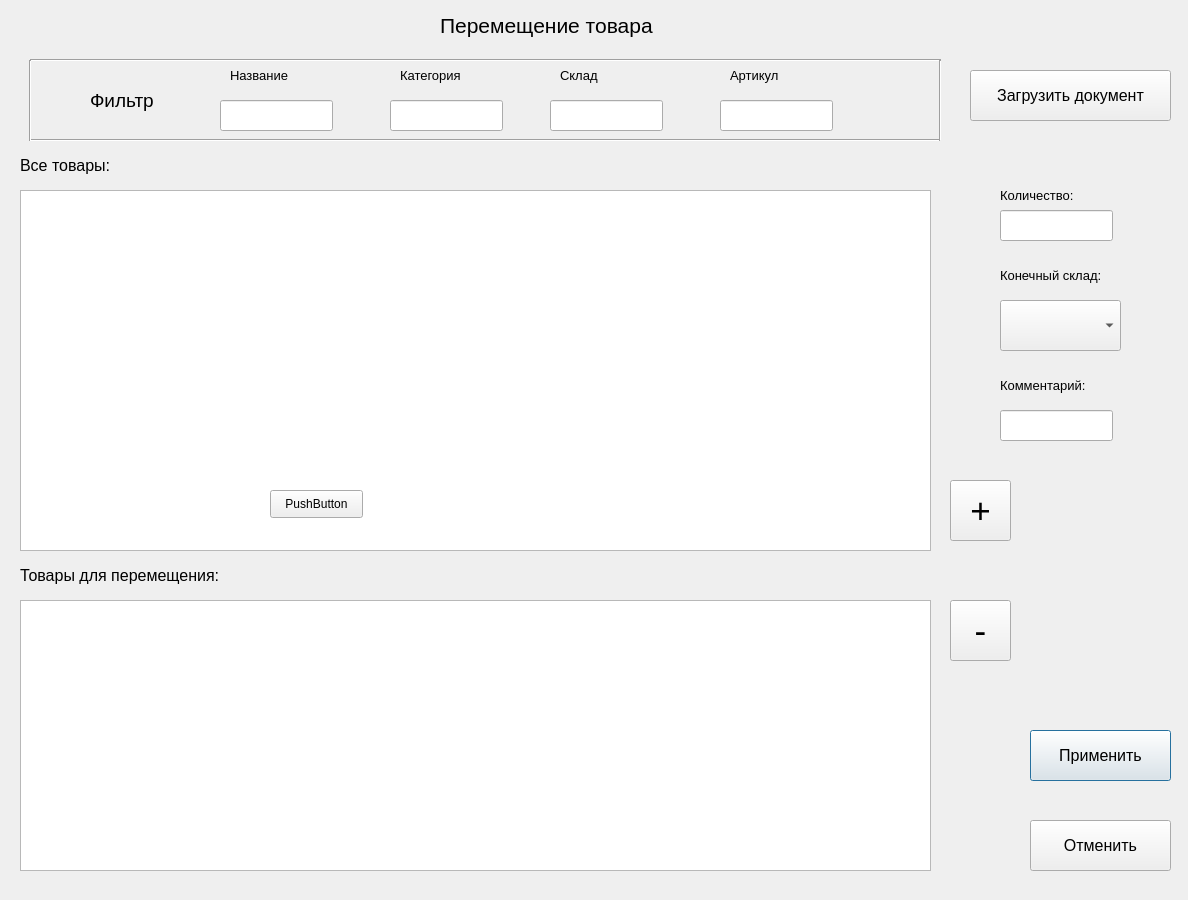
<?xml version="1.0" encoding="UTF-8"?>
<ui version="4.0">
 <class>Dialog</class>
 <widget class="QDialog" name="Dialog">
  <property name="geometry">
   <rect>
    <x>0</x>
    <y>0</y>
    <width>1188</width>
    <height>900</height>
   </rect>
  </property>
  <property name="windowTitle">
   <string>Dialog</string>
  </property>
  <widget class="QLabel" name="label">
   <property name="geometry">
    <rect>
     <x>440</x>
     <y>0</y>
     <width>281</width>
     <height>51</height>
    </rect>
   </property>
   <property name="font">
    <font>
     <pointsize>16</pointsize>
    </font>
   </property>
   <property name="text">
    <string>Перемещение товара</string>
   </property>
  </widget>
  <widget class="QTableWidget" name="tableWidget">
   <property name="geometry">
    <rect>
     <x>20</x>
     <y>190</y>
     <width>911</width>
     <height>361</height>
    </rect>
   </property>
  </widget>
  <widget class="QTableWidget" name="tableWidget_2">
   <property name="geometry">
    <rect>
     <x>20</x>
     <y>600</y>
     <width>911</width>
     <height>271</height>
    </rect>
   </property>
  </widget>
  <widget class="QLabel" name="label_2">
   <property name="geometry">
    <rect>
     <x>20</x>
     <y>150</y>
     <width>131</width>
     <height>31</height>
    </rect>
   </property>
   <property name="font">
    <font>
     <pointsize>12</pointsize>
    </font>
   </property>
   <property name="text">
    <string>Все товары:</string>
   </property>
  </widget>
  <widget class="QLabel" name="label_3">
   <property name="geometry">
    <rect>
     <x>20</x>
     <y>560</y>
     <width>251</width>
     <height>31</height>
    </rect>
   </property>
   <property name="font">
    <font>
     <pointsize>12</pointsize>
    </font>
   </property>
   <property name="text">
    <string>Товары для перемещения:</string>
   </property>
  </widget>
  <widget class="QLabel" name="label_6">
   <property name="geometry">
    <rect>
     <x>1000</x>
     <y>180</y>
     <width>101</width>
     <height>31</height>
    </rect>
   </property>
   <property name="font">
    <font>
     <pointsize>10</pointsize>
    </font>
   </property>
   <property name="text">
    <string>Количество:</string>
   </property>
  </widget>
  <widget class="QLineEdit" name="lineEdit_2">
   <property name="geometry">
    <rect>
     <x>1000</x>
     <y>210</y>
     <width>113</width>
     <height>31</height>
    </rect>
   </property>
   <property name="font">
    <font>
     <pointsize>12</pointsize>
    </font>
   </property>
  </widget>
  <widget class="QPushButton" name="pushButton">
   <property name="geometry">
    <rect>
     <x>1030</x>
     <y>730</y>
     <width>141</width>
     <height>51</height>
    </rect>
   </property>
   <property name="font">
    <font>
     <pointsize>12</pointsize>
    </font>
   </property>
   <property name="text">
    <string>Применить</string>
   </property>
  </widget>
  <widget class="QPushButton" name="pushButton_2">
   <property name="geometry">
    <rect>
     <x>1030</x>
     <y>820</y>
     <width>141</width>
     <height>51</height>
    </rect>
   </property>
   <property name="font">
    <font>
     <pointsize>12</pointsize>
    </font>
   </property>
   <property name="text">
    <string>Отменить</string>
   </property>
  </widget>
  <widget class="QLabel" name="label_7">
   <property name="geometry">
    <rect>
     <x>230</x>
     <y>60</y>
     <width>101</width>
     <height>31</height>
    </rect>
   </property>
   <property name="font">
    <font>
     <pointsize>10</pointsize>
    </font>
   </property>
   <property name="text">
    <string>Название</string>
   </property>
  </widget>
  <widget class="QLineEdit" name="lineEdit_3">
   <property name="geometry">
    <rect>
     <x>220</x>
     <y>100</y>
     <width>113</width>
     <height>31</height>
    </rect>
   </property>
   <property name="font">
    <font>
     <pointsize>12</pointsize>
    </font>
   </property>
  </widget>
  <widget class="QLineEdit" name="lineEdit_4">
   <property name="geometry">
    <rect>
     <x>390</x>
     <y>100</y>
     <width>113</width>
     <height>31</height>
    </rect>
   </property>
   <property name="font">
    <font>
     <pointsize>12</pointsize>
    </font>
   </property>
  </widget>
  <widget class="QLabel" name="label_8">
   <property name="geometry">
    <rect>
     <x>400</x>
     <y>60</y>
     <width>101</width>
     <height>31</height>
    </rect>
   </property>
   <property name="font">
    <font>
     <pointsize>10</pointsize>
    </font>
   </property>
   <property name="text">
    <string>Категория</string>
   </property>
  </widget>
  <widget class="QLabel" name="label_9">
   <property name="geometry">
    <rect>
     <x>560</x>
     <y>60</y>
     <width>101</width>
     <height>31</height>
    </rect>
   </property>
   <property name="font">
    <font>
     <pointsize>10</pointsize>
    </font>
   </property>
   <property name="text">
    <string>Склад</string>
   </property>
  </widget>
  <widget class="QLineEdit" name="lineEdit_5">
   <property name="geometry">
    <rect>
     <x>550</x>
     <y>100</y>
     <width>113</width>
     <height>31</height>
    </rect>
   </property>
   <property name="font">
    <font>
     <pointsize>12</pointsize>
    </font>
   </property>
  </widget>
  <widget class="QLabel" name="label_10">
   <property name="geometry">
    <rect>
     <x>730</x>
     <y>60</y>
     <width>101</width>
     <height>31</height>
    </rect>
   </property>
   <property name="font">
    <font>
     <pointsize>10</pointsize>
    </font>
   </property>
   <property name="text">
    <string>Артикул</string>
   </property>
  </widget>
  <widget class="QLineEdit" name="lineEdit_6">
   <property name="geometry">
    <rect>
     <x>720</x>
     <y>100</y>
     <width>113</width>
     <height>31</height>
    </rect>
   </property>
   <property name="font">
    <font>
     <pointsize>12</pointsize>
    </font>
   </property>
  </widget>
  <widget class="QLabel" name="label_11">
   <property name="geometry">
    <rect>
     <x>90</x>
     <y>80</y>
     <width>111</width>
     <height>41</height>
    </rect>
   </property>
   <property name="font">
    <font>
     <pointsize>14</pointsize>
    </font>
   </property>
   <property name="text">
    <string>Фильтр</string>
   </property>
  </widget>
  <widget class="Line" name="line">
   <property name="geometry">
    <rect>
     <x>30</x>
     <y>130</y>
     <width>911</width>
     <height>20</height>
    </rect>
   </property>
   <property name="orientation">
    <enum>Qt::Horizontal</enum>
   </property>
  </widget>
  <widget class="Line" name="line_2">
   <property name="geometry">
    <rect>
     <x>30</x>
     <y>50</y>
     <width>911</width>
     <height>20</height>
    </rect>
   </property>
   <property name="orientation">
    <enum>Qt::Horizontal</enum>
   </property>
  </widget>
  <widget class="Line" name="line_3">
   <property name="geometry">
    <rect>
     <x>930</x>
     <y>60</y>
     <width>20</width>
     <height>81</height>
    </rect>
   </property>
   <property name="orientation">
    <enum>Qt::Vertical</enum>
   </property>
  </widget>
  <widget class="Line" name="line_4">
   <property name="geometry">
    <rect>
     <x>20</x>
     <y>60</y>
     <width>20</width>
     <height>81</height>
    </rect>
   </property>
   <property name="orientation">
    <enum>Qt::Vertical</enum>
   </property>
  </widget>
  <widget class="QPushButton" name="pushButton_3">
   <property name="geometry">
    <rect>
     <x>950</x>
     <y>480</y>
     <width>61</width>
     <height>61</height>
    </rect>
   </property>
   <property name="font">
    <font>
     <pointsize>26</pointsize>
    </font>
   </property>
   <property name="text">
    <string>+</string>
   </property>
  </widget>
  <widget class="QPushButton" name="pushButton_4">
   <property name="geometry">
    <rect>
     <x>950</x>
     <y>600</y>
     <width>61</width>
     <height>61</height>
    </rect>
   </property>
   <property name="font">
    <font>
     <pointsize>26</pointsize>
    </font>
   </property>
   <property name="text">
    <string>-</string>
   </property>
  </widget>
  <widget class="QComboBox" name="comboBox">
   <property name="geometry">
    <rect>
     <x>1000</x>
     <y>300</y>
     <width>121</width>
     <height>51</height>
    </rect>
   </property>
  </widget>
  <widget class="QLabel" name="label_12">
   <property name="geometry">
    <rect>
     <x>1000</x>
     <y>250</y>
     <width>171</width>
     <height>51</height>
    </rect>
   </property>
   <property name="font">
    <font>
     <pointsize>10</pointsize>
    </font>
   </property>
   <property name="text">
    <string>Конечный склад:</string>
   </property>
  </widget>
  <widget class="QPushButton" name="pushButton_5">
   <property name="geometry">
    <rect>
     <x>970</x>
     <y>70</y>
     <width>201</width>
     <height>51</height>
    </rect>
   </property>
   <property name="font">
    <font>
     <pointsize>12</pointsize>
    </font>
   </property>
   <property name="text">
    <string>Загрузить документ</string>
   </property>
  </widget>
  <widget class="QLineEdit" name="lineEdit_7">
   <property name="geometry">
    <rect>
     <x>1000</x>
     <y>410</y>
     <width>113</width>
     <height>31</height>
    </rect>
   </property>
   <property name="font">
    <font>
     <pointsize>12</pointsize>
    </font>
   </property>
  </widget>
  <widget class="QLabel" name="label_13">
   <property name="geometry">
    <rect>
     <x>1000</x>
     <y>370</y>
     <width>121</width>
     <height>31</height>
    </rect>
   </property>
   <property name="font">
    <font>
     <pointsize>10</pointsize>
    </font>
   </property>
   <property name="text">
    <string>Комментарий:</string>
   </property>
  </widget>
  <widget class="QPushButton" name="pushButton_6">
   <property name="geometry">
    <rect>
     <x>270</x>
     <y>490</y>
     <width>93</width>
     <height>28</height>
    </rect>
   </property>
   <property name="text">
    <string>PushButton</string>
   </property>
  </widget>
 </widget>
 <resources/>
 <connections/>
</ui>
